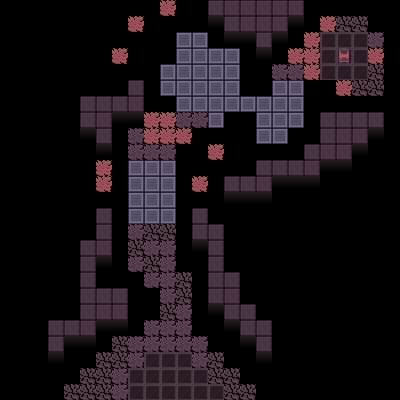

A level layout from a 2D game, rendered from its tile map. Below: a short description, then the map file with tile-grid data replaced by summaries:
An orthogonal 25x25 tile map with 16x16 px tiles, 6 tile layers (Ground, StepGrid1, StepGrid1Path, StepGrid2, ...).

<map version="1.2" tiledversion="1.3.4" orientation="orthogonal" renderorder="right-down" width="25" height="25" tilewidth="16" tileheight="16" infinite="0" nextlayerid="9" nextobjectid="1">
 <properties>
  <property name="Caption" value="My life seems to crumble|right before my eyes.;There has to be a way|to look at these horrible thoughts.;To sort them." />
  <property name="SpawnX" type="int" value="10" />
  <property name="SpawnY" type="int" value="23" />
 </properties>
 <tileset firstgid="1" source="Tileset.tsx" />
 <layer id="1" name="Ground" width="25" height="25">
  <data>[625 cells, 175 non-empty, 5 distinct tile ids]</data>
 </layer>
 <layer id="5" name="StepGrid1" width="25" height="25">
  <properties>
   <property name="StepGrid" type="bool" value="true" />
  </properties>
  <data>[625 cells, 12 non-empty, 1 distinct tile ids]</data>
 </layer>
 <layer id="7" name="StepGrid1Path" width="25" height="25">
  <properties>
   <property name="Activated" type="bool" value="false" />
   <property name="ActivatorGrid" value="StepGrid1" />
  </properties>
  <data>[625 cells, 9 non-empty, 1 distinct tile ids]</data>
 </layer>
 <layer id="6" name="StepGrid2" width="25" height="25">
  <properties>
   <property name="StepGrid" type="bool" value="true" />
  </properties>
  <data>[625 cells, 32 non-empty, 1 distinct tile ids]</data>
 </layer>
 <layer id="8" name="StepGrid2Path" width="25" height="25">
  <properties>
   <property name="Activated" type="bool" value="false" />
   <property name="ActivatorGrid" value="StepGrid2" />
  </properties>
  <data>[625 cells, 10 non-empty, 1 distinct tile ids]</data>
 </layer>
 <layer id="2" name="Stuff" width="25" height="25">
  <data>[625 cells, 1 non-empty, 1 distinct tile ids]</data>
 </layer>
</map>
